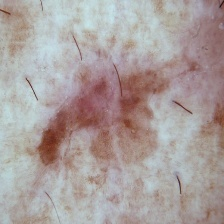
#> input picture aug_image/pca-aug_train/akiec/pca_aug_akiec107.jpg, 224 x 224 px; its folder holds only this picture in this run
$ python kechan_pca.py
#> lines starting #> are read from the running program, lines starting #| are printed output that depends on the picture
""" From https://gist.github.com/kechan/9a9f4d76f40500b85ce4493e785019ea """

import numpy as np
import cv2
import matplotlib.pyplot as plt
import matplotlib.image as mpimg
import glob

def pca_aug_dir(image_dir, output_dir):
#> called with image_dir = 'image/cc_train/akiec', output_dir = 'aug_image/pca-aug_train/akiec'
    extension = '.jpg'
    image_dir = image_dir + '/*' + extension
    pca_list = []

    for img in (glob.glob(image_dir)):
        original_image = cv2.imread(img)
#> original_image is the input picture: shape (224, 224, 3); mean B, G, R 157.2, 159, 169.6

        #flatten image
        renorm_image = np.reshape(original_image, (original_image.shape[0]*original_image.shape[1],3))

        renorm_image = renorm_image.astype('float32')
        renorm_image -= np.mean(renorm_image, axis=0)
        renorm_image /= np.std(renorm_image, axis=0)

        cov = np.cov(renorm_image, rowvar=False) # Calculate the 3x3 covariance matrix
#> cov = [[1, 0.987, 0.95], [0.987, 1, 0.961], [0.95, 0.961, 1]]

        lambdas, p = np.linalg.eig(cov) # lambdas = eigenvalues, p = eigenvectors
#> lambdas = [2.93, 0.0126, 0.056]; p = [[-0.578, -0.641, -0.504], [-0.58, 0.758, -0.298], [-0.573, -0.12, 0.811]]
        alphas = np.random.normal(0, 0.1, 3)

        #delta = p[:,0]*alphas[0]*lambdas[0] + p[:,1]*alphas[1]*lambdas[1] + p[:,2]*alphas[2]*lambdas[2]
        delta = np.dot(p, alphas*lambdas)
#> delta = [-0.302, -0.301, -0.292]

        delta = (delta*255.).astype('int8')
#> delta = [-77, -76, -74]

        pca_color_image = np.maximum(np.minimum(original_image + delta, 255), 0).astype('uint8')
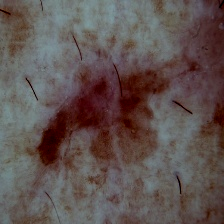
#> pca_color_image: shape (224, 224, 3); mean B, G, R 80.7, 83.2, 95.6
        pca_list.append(pca_color_image)

    # [4 lines of commented-out code are left out]

    for i, new_image in enumerate(pca_list):
        cv2.imwrite('{}{}{}{}'.format(output_dir + '/', 'output_',i+1, extension), new_image)
#> this loop made 1 pass
        # cv2.imread(output_dir.format(i), new_image)
    #     # imgplot = plt.imshow(pca_color_image)
    #     # plt.show()

# Train set
pca_aug_dir('image/cc_train/akiec', 'aug_image/pca-aug_train/akiec') # akiec
pca_aug_dir('image/cc_train/bcc', 'aug_image/pca-aug_train/bcc') # bcc
pca_aug_dir('image/cc_train/bkl', 'aug_image/pca-aug_train/bkl') # bkl
pca_aug_dir('image/cc_train/df', 'aug_image/pca-aug_train/df') # df
pca_aug_dir('image/cc_train/mel', 'aug_image/pca-aug_train/mel') # mel
pca_aug_dir('image/cc_train/vasc', 'aug_image/pca-aug_train/vasc') # vasc

# Validation set
pca_aug_dir('image/cc_val/akiec', 'aug_image/pca-aug_val/akiec') # akiec
#> in pca_aug_dir (call 7), `delta = np.dot(p, alphas*lambdas)`: delta = [-0.379, -0.378, -0.381]
#> in pca_aug_dir (call 7), `delta = (delta*255.).astype('int8')`: delta = [-96, -96, -97]
#> in pca_aug_dir (call 7), `pca_color_image = np.maximum(np.minimum(original_image + delta, 255), ..`:
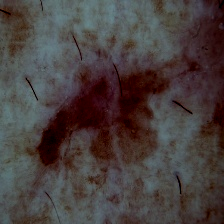
#> pca_color_image: shape (224, 224, 3); mean B, G, R 62.6, 64, 72.7
#> the loop in pca_aug_dir (call 7), `for i, new_image in enumerate(pca_list):` made 1 pass
pca_aug_dir('image/cc_val/bcc', 'aug_image/pca-aug_val/bcc') # bcc
pca_aug_dir('image/cc_val/bkl', 'aug_image/pca-aug_val/bkl') # bkl
pca_aug_dir('image/cc_val/df', 'aug_image/pca-aug_val/df') # df
pca_aug_dir('image/cc_val/mel', 'aug_image/pca-aug_valmel') # mel
pca_aug_dir('image/cc_val/vasc', 'aug_image/pca-aug_val/vasc') # vasc

# Test set
pca_aug_dir('image/cc_test/akiec', 'aug_image/pca-aug_test/akiec') # akiec
#> in pca_aug_dir (call 13), `delta = np.dot(p, alphas*lambdas)`: delta = [-0.161, -0.162, -0.16]
#> in pca_aug_dir (call 13), `delta = (delta*255.).astype('int8')`: delta = [-40, -41, -40]
#> in pca_aug_dir (call 13), `pca_color_image = np.maximum(np.minimum(original_image + delta, 255), ..`:
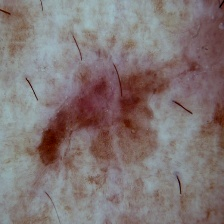
#> pca_color_image: shape (224, 224, 3); mean B, G, R 117.2, 118, 129.6
#> the loop in pca_aug_dir (call 13), `for i, new_image in enumerate(pca_list):` made 1 pass
pca_aug_dir('image/cc_test/bcc', 'aug_image/pca-aug_test/bcc') # bcc
pca_aug_dir('image/cc_test/bkl', 'aug_image/pca-aug_test/bkl') # bkl
pca_aug_dir('image/cc_test/df', 'aug_image/pca-aug_test/df') # df
pca_aug_dir('image/cc_test/mel', 'aug_image/pca-aug_test/mel') # mel
pca_aug_dir('image/cc_test/vasc', 'aug_image/pca-aug_test/vasc') # vasc

$ run again, on aug_image/pca-aug_train/akiec/pca_aug_akiec12.jpg
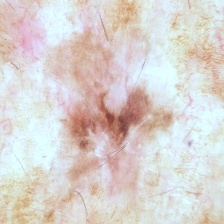
#> input picture aug_image/pca-aug_train/akiec/pca_aug_akiec12.jpg, 224 x 224 px
#> in pca_aug_dir, original_image is the input picture: shape (224, 224, 3); mean B, G, R 207.6, 211, 217.7
#> cov = [[1, 0.956, 0.823], [0.956, 1, 0.859], [0.823, 0.859, 1]]
#> lambdas = [2.76, 0.0415, 0.199]; p = [[-0.582, -0.651, -0.488], [-0.59, 0.751, -0.298], [-0.56, -0.114, 0.821]]
#> in pca_aug_dir, `delta = np.dot(p, alphas*lambdas)`: delta = [-0.294, -0.291, -0.257]
#> in pca_aug_dir, `delta = (delta*255.).astype('int8')`: delta = [-74, -74, -65]
#> the loop in pca_aug_dir, `for i, new_image in enumerate(pca_list):` made 1 pass
#> in pca_aug_dir (call 7), `delta = np.dot(p, alphas*lambdas)`: delta = [-0.355, -0.353, -0.363]
#> in pca_aug_dir (call 7), `delta = (delta*255.).astype('int8')`: delta = [-90, -89, -92]
#> in pca_aug_dir (call 7), `pca_color_image = np.maximum(np.minimum(original_image + delta, 255), ..`:
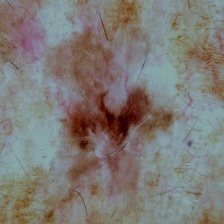
#> pca_color_image: shape (224, 224, 3); mean B, G, R 117.7, 122.1, 125.7
#> the loop in pca_aug_dir (call 7), `for i, new_image in enumerate(pca_list):` made 1 pass
#> in pca_aug_dir (call 13), `delta = np.dot(p, alphas*lambdas)`: delta = [-0.151, -0.154, -0.148]
#> in pca_aug_dir (call 13), `delta = (delta*255.).astype('int8')`: delta = [-38, -39, -37]
#> in pca_aug_dir (call 13), `pca_color_image = np.maximum(np.minimum(original_image + delta, 255), ..`:
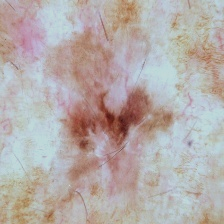
#> pca_color_image: shape (224, 224, 3); mean B, G, R 169.6, 172, 180.7
#> the loop in pca_aug_dir (call 13), `for i, new_image in enumerate(pca_list):` made 1 pass

$ run again, on aug_image/pca-aug_train/akiec/pca_aug_akiec172.jpg
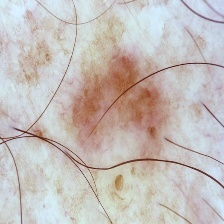
#> input picture aug_image/pca-aug_train/akiec/pca_aug_akiec172.jpg, 224 x 224 px
#> in pca_aug_dir, original_image is the input picture: shape (224, 224, 3); mean B, G, R 186.3, 189.6, 196.4
#> cov = [[1, 0.974, 0.843], [0.974, 1, 0.909], [0.843, 0.909, 1]]
#> lambdas = [2.82, 0.0155, 0.166]; p = [[-0.578, -0.581, -0.574], [-0.591, 0.782, -0.197], [-0.563, -0.225, 0.795]]
#> in pca_aug_dir, `delta = np.dot(p, alphas*lambdas)`: delta = [-0.297, -0.297, -0.267]
#> in pca_aug_dir, `delta = (delta*255.).astype('int8')`: delta = [-75, -75, -68]
#> the loop in pca_aug_dir, `for i, new_image in enumerate(pca_list):` made 1 pass
#> in pca_aug_dir (call 7), `delta = np.dot(p, alphas*lambdas)`: delta = [-0.357, -0.368, -0.369]
#> in pca_aug_dir (call 7), `delta = (delta*255.).astype('int8')`: delta = [-91, -93, -94]
#> in pca_aug_dir (call 7), `pca_color_image = np.maximum(np.minimum(original_image + delta, 255), ..`:
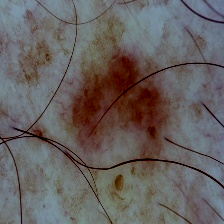
#> pca_color_image: shape (224, 224, 3); mean B, G, R 96.1, 97, 102.5
#> the loop in pca_aug_dir (call 7), `for i, new_image in enumerate(pca_list):` made 1 pass
#> in pca_aug_dir (call 13), `delta = np.dot(p, alphas*lambdas)`: delta = [-0.154, -0.158, -0.152]
#> in pca_aug_dir (call 13), `delta = (delta*255.).astype('int8')`: delta = [-39, -40, -38]
#> in pca_aug_dir (call 13), `pca_color_image = np.maximum(np.minimum(original_image + delta, 255), ..`:
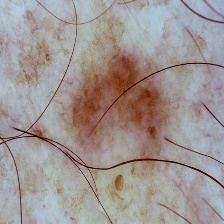
#> pca_color_image: shape (224, 224, 3); mean B, G, R 147.3, 149.7, 158.4
#> the loop in pca_aug_dir (call 13), `for i, new_image in enumerate(pca_list):` made 1 pass

$ run again, on aug_image/pca-aug_train/akiec/pca_aug_akiec64.jpg
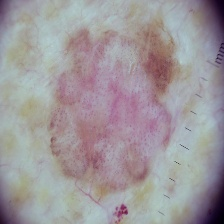
#> input picture aug_image/pca-aug_train/akiec/pca_aug_akiec64.jpg, 224 x 224 px
#> in pca_aug_dir, original_image is the input picture: shape (224, 224, 3); mean B, G, R 154.8, 151, 157.4
#> cov = [[1, 0.932, 0.832], [0.932, 1, 0.855], [0.832, 0.855, 1]]
#> lambdas = [2.75, 0.0664, 0.187]; p = [[-0.582, -0.66, -0.476], [-0.586, 0.745, -0.317], [-0.564, -0.0945, 0.82]]
#> in pca_aug_dir, `delta = np.dot(p, alphas*lambdas)`: delta = [-0.292, -0.288, -0.258]
#> in pca_aug_dir, `delta = (delta*255.).astype('int8')`: delta = [-74, -73, -65]
#> the loop in pca_aug_dir, `for i, new_image in enumerate(pca_list):` made 1 pass
#> in pca_aug_dir (call 7), `delta = np.dot(p, alphas*lambdas)`: delta = [-0.357, -0.346, -0.363]
#> in pca_aug_dir (call 7), `delta = (delta*255.).astype('int8')`: delta = [-91, -88, -92]
#> in pca_aug_dir (call 7), `pca_color_image = np.maximum(np.minimum(original_image + delta, 255), ..`:
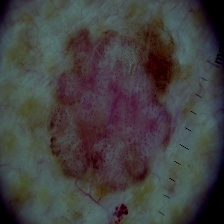
#> pca_color_image: shape (224, 224, 3); mean B, G, R 64.7, 64.7, 66.5
#> the loop in pca_aug_dir (call 7), `for i, new_image in enumerate(pca_list):` made 1 pass
#> in pca_aug_dir (call 13), `delta = np.dot(p, alphas*lambdas)`: delta = [-0.15, -0.153, -0.149]
#> in pca_aug_dir (call 13), `delta = (delta*255.).astype('int8')`: delta = [-38, -39, -37]
#> in pca_aug_dir (call 13), `pca_color_image = np.maximum(np.minimum(original_image + delta, 255), ..`:
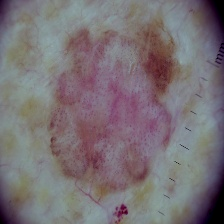
#> pca_color_image: shape (224, 224, 3); mean B, G, R 116.9, 112.4, 120.6
#> the loop in pca_aug_dir (call 13), `for i, new_image in enumerate(pca_list):` made 1 pass
